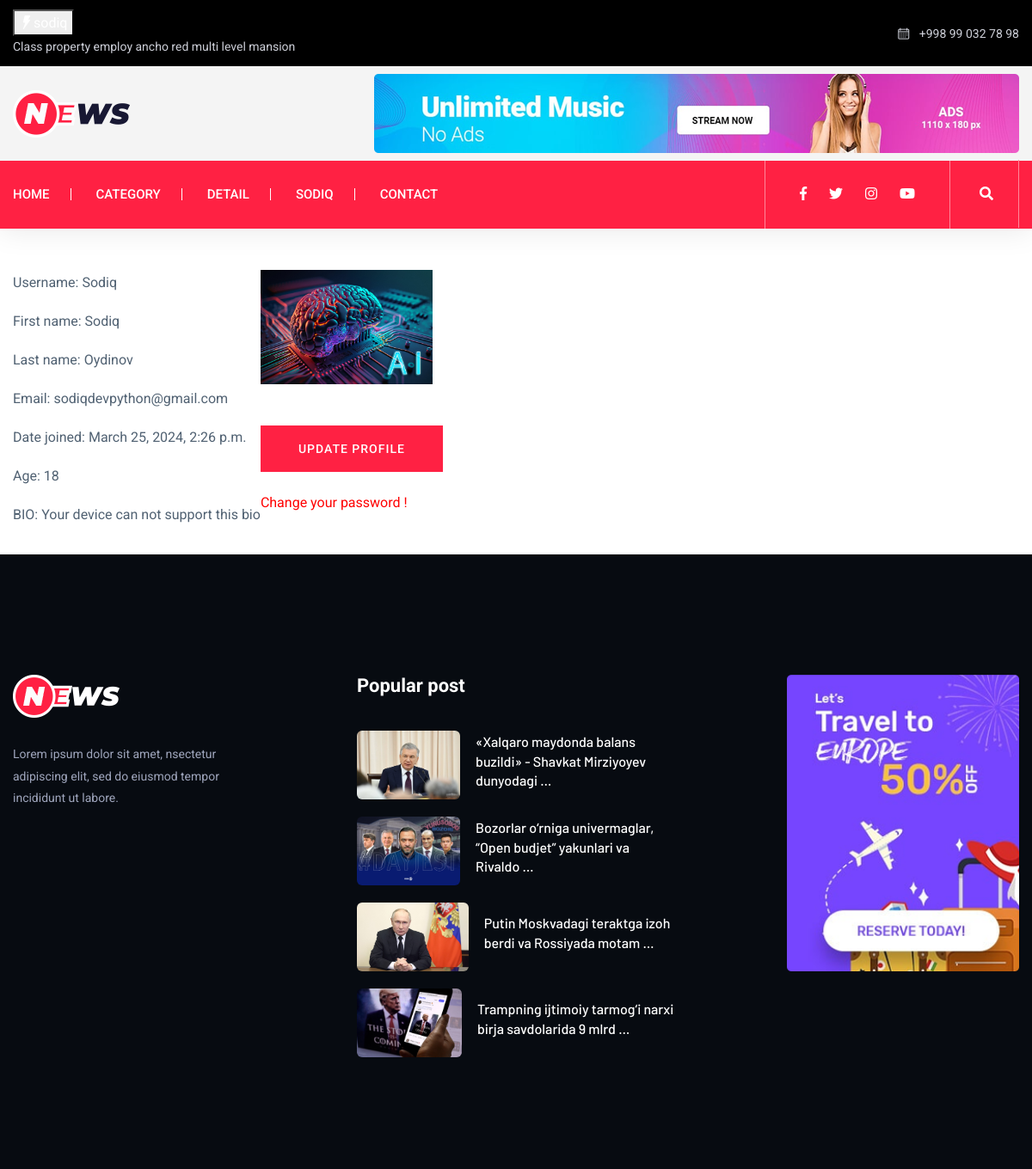
Page /auth/profile/ (signed in) on the committed database.
### accounts/models.py (models this page shows, shortened)
class ProfileModel(models.Model):
    user = models.OneToOneField(User, on_delete=models.CASCADE)
    img = models.ImageField(upload_to='profile/', null=True, blank=True)
    age = models.PositiveIntegerField(null=True, blank=True)
    bio = models.CharField(max_length=70, null=True, blank=True)
    class Meta:
        verbose_name = 'Profile'
        verbose_name_plural = 'Profiles'

### news/models.py (models this page shows, shortened)
class News(models.Model):
    class StatusChoices(models.TextChoices):
        Publish = "PB", "Publish"
        Draft = "DR", "Draft"
    title = models.CharField(max_length=100)
    slug = models.SlugField()
    body = models.TextField()
    image = models.ImageField(upload_to='image/')
    type = models.ForeignKey(Types, on_delete=models.CASCADE)
    published = models.DateTimeField(auto_now_add=True)
    edited = models.DateTimeField(auto_now=True)
    status = models.CharField(max_length=2, choices=StatusChoices.choices, default=StatusChoices.Draft)
    class Meta:
        ordering = ['-id']
        verbose_name = 'New'
        verbose_name_plural = 'News'

### accounts/views.py (the view)
# urls.py: path('profile/', profile, name='profile'),
@login_required
def profile(request):
    return render(request, 'profile.html')

### news/custom_context_proccessor.py (called while the page is built)
def get_latest_news(request):
    latest_news = News.objects.all().order_by('-id')[:4]
    context = {
        'latest_news': latest_news
    }
    return context

### templates/profile.html (shortened to what this page needs)
{% extends 'base.html' %}
{% block content %}
<div class="container my-5">
    <div style='float: left;'>
        <p>Username: {{ user.username.title }}</p>
        <p>First name: {{ user.first_name }}</p>
        <p>Last name: {{ user.last_name }}</p>
        <p>Email: {{ user.email }}</p>
        <p>Date joined: {{ user.date_joined }}</p>
        <p>Age: {{ user.profilemodel.age }}</p>
        <p>BIO: {{ user.profilemodel.bio }}</p>
    </div>
    <div class='my-5' >
        <img style="width: 200px;" src="{{ user.profilemodel.img.url }}" alt="{{ user.username }}" />
    </div>
    <a href="{% url 'update_profile' %}" class='btn btn-warning'>Update profile</a><br><br>
    <a href="{% url 'password_change' %}" style='color: red;'>Change your password !</a>
</div>
{% endblock content %}

### templates/base.html (shortened to what this page needs)
{% load static %}
<!doctype html>
<html class="no-js" lang="eng">
<head>
    <link rel="stylesheet" href="{% static 'assets/css/bootstrap.min.css' %}">
    <link rel="stylesheet" href="{% static 'assets/css/owl.carousel.min.css' %}">
    <link rel="stylesheet" href="{% static 'assets/css/ticker-style.css' %}">
    <link rel="stylesheet" href="{% static 'assets/css/flaticon.css' %}">
    <link rel="stylesheet" href="{% static 'assets/css/slicknav.css' %}">
    <link rel="stylesheet" href="{% static 'assets/css/animate.min.css' %}">
    <link rel="stylesheet" href="{% static 'assets/css/magnific-popup.css' %}">
    <link rel="stylesheet" href="{% static 'assets/css/fontawesome-all.min.css' %}">
    <link rel="stylesheet" href="{% static 'assets/css/themify-icons.css' %}">
    <link rel="stylesheet" href="{% static 'assets/css/slick.css' %}">
    <link rel="stylesheet" href="{% static 'assets/css/nice-select.css' %}">
    <link rel="stylesheet" href="{% static 'assets/css/style.css' %}">
</head>
<body>
<header>
    <div class="header-area">
        <div class="main-header ">
            <div class="header-top black-bg d-none d-sm-block">
                <div class="container">
                    <div class="col-xl-12">
                        <div class="row d-flex justify-content-between align-items-center">
                            <div class="header-info-left">
                                <ul>
                                    {% if user.is_authenticated %}
                                        <form method="post" action="{% url 'logout' %}">
                                            <button type="submit" class="title"><span class="flaticon-energy"></span>{{ user.username }}</button>
                                        </form>
                                    {% else %}
                                        <li class="title"><span class="flaticon-energy"></span> trending-title</li>
                                    {% endif %}
                                    <li>Class property employ ancho red multi level mansion</li>
                                </ul>
                            </div>
                            <div class="header-info-right">
                                <ul class="header-date">
                                    <li><span class="flaticon-calendar"></span> +998 99 032 78 98</li>
                                </ul>
                            </div>
                        </div>
                    </div>
                </div>
            </div>
            <div class="header-mid gray-bg">
                <div class="container">
                    <div class="row d-flex align-items-center">
                        <div class="col-xl-3 col-lg-3 col-md-3 d-none d-md-block">
                            <div class="logo">
                                <a href="{% url 'home' %}"><img src="{% static 'assets/img/logo/logo.png' %}" alt=""></a>
                            </div>
                        </div>
                        <div class="col-xl-9 col-lg-9 col-md-9">
                            <div class="header-banner f-right ">
                                <img src="{% static 'assets/img/gallery/header_card.png' %}" alt="">
                            </div>
                        </div>
                    </div>
                </div>
            </div>
            <div class="header-bottom header-sticky">
                <div class="container">
                    <div class="row align-items-center">
                        <div class="col-xl-8 col-lg-8 col-md-12 header-flex">
                            <div class="main-menu d-none d-md-block">
                                <nav>
                                    <ul id="navigation">
                                        <li><a href="{% url 'home' %}">Home</a></li>
                                        <li><a href="{% url 'category' %}">Category</a></li>
                                        <li><a href="latest_news.html">Detail</a></li>
                                        {% if user.is_authenticated %}
                                            <li><a href="#">{{ user.username }}</a>
                                            </li>
                                        {% else %}
                                            <li><a href="{% url 'login' %}">Login</a></li>
                                        {% endif %}
                                        <li><a href="{% url 'contact' %}">Contact</a></li>
                                    </ul>
                                </nav>
                            </div>
                        </div>
                        <div class="col-xl-4 col-lg-4 col-md-4">
                            <div class="header-right f-right d-none d-lg-block">
                                <ul class="header-social">
                                    <li><a href="https://www.fb.com/sai4ull"><i class="fab fa-facebook-f"></i></a></li>
                                    <li><a href="#"><i class="fab fa-twitter"></i></a></li>
                                    <li><a href="#"><i class="fab fa-instagram"></i></a></li>
                                    <li> <a href="#"><i class="fab fa-youtube"></i></a></li>
                                </ul>
                                <div class="nav-search search-switch">
                                    <i class="fa fa-search"></i>
                                </div>
                            </div>
                        </div>
                        <div class="col-12">
                        </div>
                    </div>
                </div>
            </div>
        </div>
    </div>
</header>
{% block content %}
{% endblock content %}
<footer>
    <div class="footer-main footer-bg">
        <div class="footer-area footer-padding">
            <div class="container">
                <div class="row d-flex justify-content-between">
                    <div class="col-xl-3 col-lg-3 col-md-5 col-sm-8">
                        <div class="single-footer-caption mb-50">
                            <div class="single-footer-caption mb-30">
                                <div class="footer-logo">
                                    <a href="index.html"><img src="{% static 'assets/img/logo/logo2_footer.png' %}" alt=""></a>
                                </div>
                                <div class="footer-tittle">
                                    <div class="footer-pera">
                                        <p class="info1">Lorem ipsum dolor sit amet, nsectetur adipiscing elit, sed do eiusmod tempor incididunt ut labore.</p>
                                    </div>
                                </div>
                            </div>
                        </div>
                    </div>
                    <div class="col-xl-4 col-lg-4 col-md-5 col-sm-7">
                        <div class="single-footer-caption mb-50">
                            <div class="footer-tittle">
                                <h4>Popular post</h4>
                            </div>
                            {% for latest_news_detail in latest_news %}
                                <div class="whats-right-single mb-20">
                                    <div class="whats-right-img">
                                        <img style="height: 5rem;" src="{{ latest_news_detail.image.url }}" alt="">
                                    </div>
                                    <div class="whats-right-cap">
                                        <h4><a href="{% url 'detail_news' latest_news_detail.slug %}">{{ latest_news_detail.title|truncatewords:8 }}</a></h4>
                                    </div>
                                </div>
                            {% endfor %}
                        </div>
                    </div>
                    <div class="col-xl-3 col-lg-3 col-md-5 col-sm-7">
                        <div class="single-footer-caption mb-50">
                            <div class="banner">
                                <img src="{% static 'assets/img/gallery/body_card4.png' %}" alt="">
                            </div>
                        </div>
                    </div>
                </div>
            </div>
        </div>
    </div>
</footer>
</body>
</html>

### rows in the picture
News: image (picture), title "«Xalqaro maydonda balans buzildi» - Shavkat Mirziyoyev dunyodagi …"
News: image (picture), title "Bozorlar o‘rniga univermaglar, “Open budjet” yakunlari va Rivaldo …"
News: image (picture), title "Putin Moskvadagi teraktga izoh berdi va Rossiyada motam …"
News: image (picture), title "Trampning ijtimoiy tarmog‘i narxi birja savdolarida 9 mlrd …"

### other values in the picture
{{ user.username }} "SODIQ"
{{ user.username.title }} "Sodiq"
{{ user.first_name }} "Sodiq"
{{ user.last_name }} "Oydinov"
{{ user.email }} "sodiqdevpython@gmail.com"
{{ user.date_joined }} "March 25, 2024, 2:26 p.m."
{{ user.profilemodel.age }} "18"
{{ user.profilemodel.bio }} "Your device can not support this bio"
